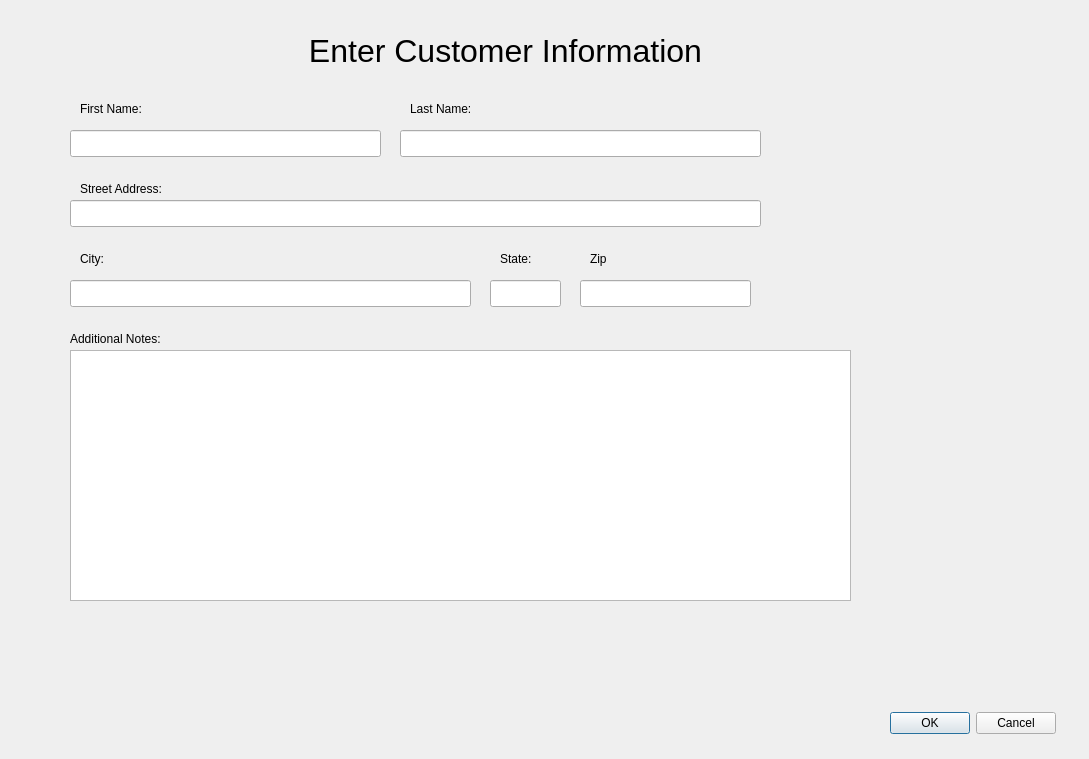
<?xml version="1.0" encoding="UTF-8"?>
<ui version="4.0">
 <class>newCustomerDialog</class>
 <widget class="QDialog" name="newCustomerDialog">
  <property name="geometry">
   <rect>
    <x>0</x>
    <y>0</y>
    <width>1089</width>
    <height>759</height>
   </rect>
  </property>
  <property name="windowTitle">
   <string>New Customer</string>
  </property>
  <widget class="QDialogButtonBox" name="buttonBox">
   <property name="geometry">
    <rect>
     <x>880</x>
     <y>710</y>
     <width>176</width>
     <height>27</height>
    </rect>
   </property>
   <property name="standardButtons">
    <set>QDialogButtonBox::Cancel|QDialogButtonBox::Ok</set>
   </property>
  </widget>
  <widget class="QLabel" name="firstLabel">
   <property name="geometry">
    <rect>
     <x>80</x>
     <y>100</y>
     <width>81</width>
     <height>17</height>
    </rect>
   </property>
   <property name="text">
    <string>First Name:</string>
   </property>
  </widget>
  <widget class="QLineEdit" name="zipEdit">
   <property name="geometry">
    <rect>
     <x>580</x>
     <y>280</y>
     <width>171</width>
     <height>27</height>
    </rect>
   </property>
  </widget>
  <widget class="QTextEdit" name="notesEdit">
   <property name="geometry">
    <rect>
     <x>70</x>
     <y>350</y>
     <width>781</width>
     <height>251</height>
    </rect>
   </property>
   <property name="tabChangesFocus">
    <bool>true</bool>
   </property>
   <property name="html">
    <string>&lt;!DOCTYPE HTML PUBLIC &quot;-//W3C//DTD HTML 4.0//EN&quot; &quot;http://www.w3.org/TR/REC-html40/strict.dtd&quot;&gt;
&lt;html&gt;&lt;head&gt;&lt;meta name=&quot;qrichtext&quot; content=&quot;1&quot; /&gt;&lt;style type=&quot;text/css&quot;&gt;
p, li { white-space: pre-wrap; }
&lt;/style&gt;&lt;/head&gt;&lt;body style=&quot; font-family:'MS Shell Dlg 2'; font-size:8.25pt; font-weight:400; font-style:normal;&quot;&gt;
&lt;p style=&quot;-qt-paragraph-type:empty; margin-top:0px; margin-bottom:0px; margin-left:0px; margin-right:0px; -qt-block-indent:0; text-indent:0px;&quot;&gt;&lt;br /&gt;&lt;/p&gt;&lt;/body&gt;&lt;/html&gt;</string>
   </property>
  </widget>
  <widget class="QLabel" name="cityLabel">
   <property name="geometry">
    <rect>
     <x>80</x>
     <y>250</y>
     <width>41</width>
     <height>17</height>
    </rect>
   </property>
   <property name="text">
    <string>City:</string>
   </property>
  </widget>
  <widget class="QLabel" name="zipLabel">
   <property name="geometry">
    <rect>
     <x>590</x>
     <y>250</y>
     <width>51</width>
     <height>17</height>
    </rect>
   </property>
   <property name="text">
    <string>Zip</string>
   </property>
  </widget>
  <widget class="QLabel" name="stateLabel">
   <property name="geometry">
    <rect>
     <x>500</x>
     <y>250</y>
     <width>51</width>
     <height>17</height>
    </rect>
   </property>
   <property name="text">
    <string>State:</string>
   </property>
  </widget>
  <widget class="QLabel" name="lastLabel">
   <property name="geometry">
    <rect>
     <x>410</x>
     <y>100</y>
     <width>81</width>
     <height>17</height>
    </rect>
   </property>
   <property name="text">
    <string>Last Name:</string>
   </property>
  </widget>
  <widget class="QLineEdit" name="addressEdit">
   <property name="geometry">
    <rect>
     <x>70</x>
     <y>200</y>
     <width>691</width>
     <height>27</height>
    </rect>
   </property>
  </widget>
  <widget class="QLabel" name="streetLabel">
   <property name="geometry">
    <rect>
     <x>80</x>
     <y>180</y>
     <width>131</width>
     <height>17</height>
    </rect>
   </property>
   <property name="text">
    <string>Street Address:</string>
   </property>
  </widget>
  <widget class="QLineEdit" name="firstNameEdit">
   <property name="geometry">
    <rect>
     <x>70</x>
     <y>130</y>
     <width>311</width>
     <height>27</height>
    </rect>
   </property>
  </widget>
  <widget class="QLineEdit" name="lastNameEdit">
   <property name="geometry">
    <rect>
     <x>400</x>
     <y>130</y>
     <width>361</width>
     <height>27</height>
    </rect>
   </property>
  </widget>
  <widget class="QLineEdit" name="cityEdit">
   <property name="geometry">
    <rect>
     <x>70</x>
     <y>280</y>
     <width>401</width>
     <height>27</height>
    </rect>
   </property>
  </widget>
  <widget class="QLineEdit" name="stateEdit">
   <property name="geometry">
    <rect>
     <x>490</x>
     <y>280</y>
     <width>71</width>
     <height>27</height>
    </rect>
   </property>
  </widget>
  <widget class="QLabel" name="notesLabel">
   <property name="geometry">
    <rect>
     <x>70</x>
     <y>330</y>
     <width>121</width>
     <height>17</height>
    </rect>
   </property>
   <property name="text">
    <string>Additional Notes:</string>
   </property>
  </widget>
  <widget class="QLabel" name="titleLabel">
   <property name="geometry">
    <rect>
     <x>300</x>
     <y>20</y>
     <width>411</width>
     <height>61</height>
    </rect>
   </property>
   <property name="font">
    <font>
     <pointsize>24</pointsize>
    </font>
   </property>
   <property name="text">
    <string>Enter Customer Information</string>
   </property>
   <property name="alignment">
    <set>Qt::AlignCenter</set>
   </property>
  </widget>
 </widget>
 <tabstops>
  <tabstop>firstNameEdit</tabstop>
  <tabstop>lastNameEdit</tabstop>
  <tabstop>addressEdit</tabstop>
  <tabstop>cityEdit</tabstop>
  <tabstop>stateEdit</tabstop>
  <tabstop>zipEdit</tabstop>
  <tabstop>notesEdit</tabstop>
 </tabstops>
 <resources/>
 <connections/>
</ui>
